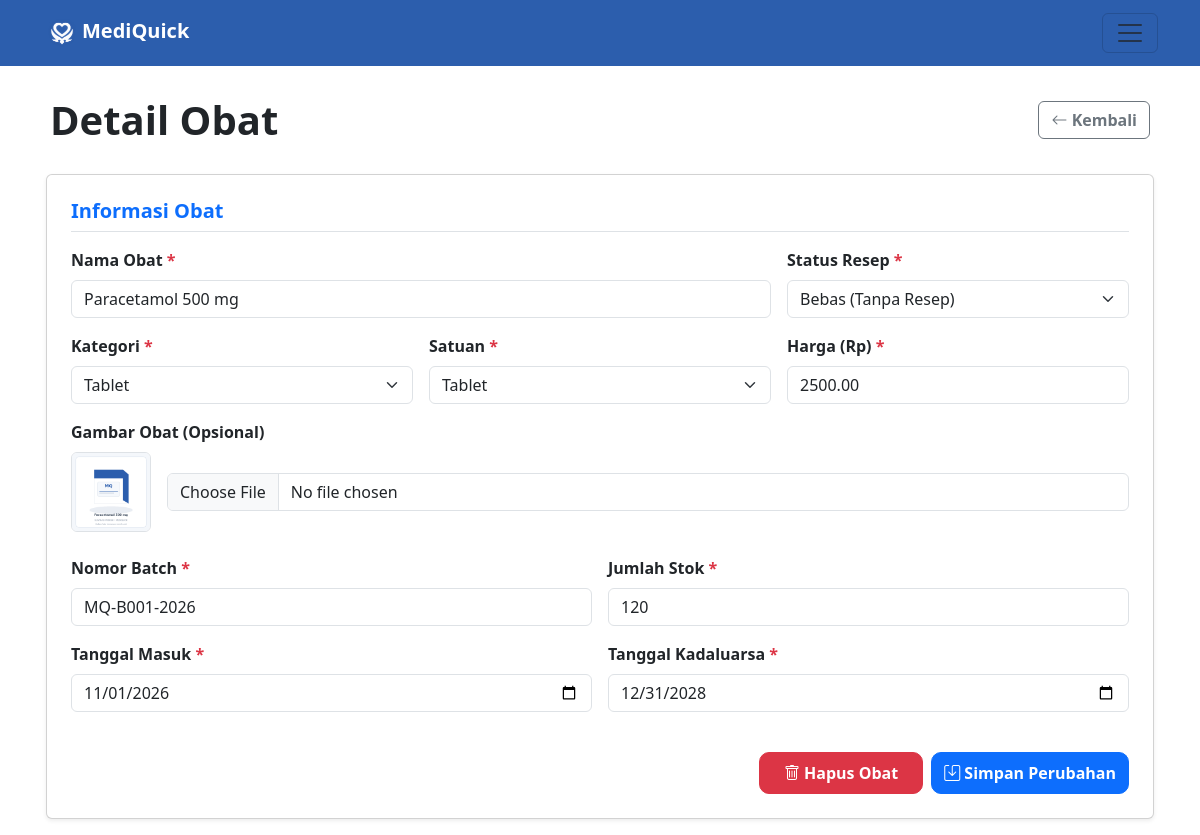
The page /dashboard/apoteker/detail_obat.php?id=25&batch=MQ-B001-2026 (signed in) on the database its author committed.
### tables this page shows
CREATE TABLE `stok_obat` (
  `id_stok` int(11) NOT NULL,
  `id_obat` int(11) NOT NULL,
  `batch` varchar(50) NOT NULL,
  `jumlah_stok` int(11) NOT NULL DEFAULT 0,
  `tanggal_masuk` date NOT NULL,
  `tanggal_kadaluarsa` date NOT NULL
);

CREATE TABLE `obat` (
  `id_obat` int(11) NOT NULL,
  `nama_obat` varchar(150) NOT NULL,
  `kategori` varchar(50) NOT NULL,
  `satuan` varchar(30) NOT NULL,
  `harga` decimal(12,2) NOT NULL,
  `butuh_resep` tinyint(1) DEFAULT 0,
  `gambar_obat` varchar(255) DEFAULT NULL
);

### dashboard/apoteker/detail_obat.php (the view, shortened to what this page needs)
<?php
include __DIR__ . "/../../config/connect.php";
$idobat    = $_GET['id'] ?? '';
$batchobat = $_GET['batch'] ?? '';
$sql_detail = "SELECT o.id_obat, o.nama_obat, o.kategori, o.satuan, o.harga, o.butuh_resep, o.gambar_obat,
                      s.id_stok, s.batch, s.jumlah_stok, s.tanggal_masuk, s.tanggal_kadaluarsa
               FROM obat o
               JOIN stok_obat s ON o.id_obat = s.id_obat
               WHERE o.id_obat = ? AND s.batch = ?";
$stmt_detail = mysqli_prepare($conn, $sql_detail);
mysqli_stmt_bind_param($stmt_detail, "is", $idobat, $batchobat);
mysqli_stmt_execute($stmt_detail);
$result_detail = mysqli_stmt_get_result($stmt_detail);
$data          = mysqli_fetch_assoc($result_detail);
$daftar_kategori = [];
$query_kategori = mysqli_prepare($conn, "SELECT DISTINCT kategori FROM obat WHERE kategori != '' ORDER BY kategori ASC");
mysqli_stmt_execute($query_kategori);
$result_kategori = mysqli_stmt_get_result($query_kategori);
while ($row_kategori = mysqli_fetch_assoc($result_kategori)) {
    $daftar_kategori[] = $row_kategori['kategori'];
}
$daftar_kategori = array_unique($daftar_kategori);
$daftar_satuan = [];
$query_satuan = mysqli_prepare($conn, "SELECT DISTINCT satuan FROM obat WHERE satuan != '' ORDER BY satuan ASC");
mysqli_stmt_execute($query_satuan);
$result_satuan = mysqli_stmt_get_result($query_satuan);
while ($row_satuan = mysqli_fetch_assoc($result_satuan)) {
    $daftar_satuan[] = $row_satuan['satuan'];
}
$daftar_satuan = array_unique($daftar_satuan);
?>
<!DOCTYPE html>
<html lang="id">
<head>
    <link href="https://cdn.jsdelivr.net/npm/bootstrap@5.3.8/dist/css/bootstrap.min.css" rel="stylesheet"
>
    <link rel="stylesheet" href="https://cdn.jsdelivr.net/npm/bootstrap-icons@1.13.1/font/bootstrap-icons.min.css">
</head>
<body>
    <nav class="navbar" style="background-color: #2C5EAD;">
        <div class="container">
            <a class="navbar-brand fw-bold text-white" href="dashboard_apoteker.php"><img src="../../asset/img/logo.png" alt="logo" width="40" height="40">MediQuick</a>
            <button class="navbar-toggler"
                type="button"
                data-bs-toggle="offcanvas"
                data-bs-target="#offcanvasNavbar"
                aria-controls="offcanvasNavbar"
                aria-label="Toggle navigation">
                <span class="navbar-toggler-icon"></span>
            </button>
        </div>
    </nav>
    <div class="container p-2">
        <div class="container-fluid d-flex justify-content-between align-items-center" style="margin: 10px 0px; padding: 12px 12px;">
            <h1 class="fw-bold mb-0 fs-1">Detail Obat</h1>
            <a href="inventory.php" class="btn btn-outline-secondary fw-semibold">
                <i class="bi bi-arrow-left"></i> Kembali
            </a>
        </div>
        <div class="container-fluid p-2">
            <div class="row g-3 px-2">
                <div class="card p-4 shadow-sm">
                    <form method="POST" action="proses/update_deleteobat.php" enctype="multipart/form-data">
                        <h5 class="fw-bold mb-3 text-primary border-bottom pb-2">Informasi Obat</h5>
                        <div class="row g-3 mb-4">
                            <div class="col-md-8">
                                <label class="form-label fw-semibold">Nama Obat <span class="text-danger">*</span></label>
                                <input type="text" name="nama_obat" class="form-control" value="<?= htmlspecialchars($data['nama_obat']); ?>" required>
                            </div>
                            <div class="col-md-4">
                                <label class="form-label fw-semibold">Status Resep <span class="text-danger">*</span></label>
                                <select name="butuh_resep" class="form-select" required>
                                    <option value="0" <?= ($data['butuh_resep'] == 0) ? 'selected' : ''; ?>>Bebas (Tanpa Resep)</option>
                                </select>
                            </div>
                            <div class="col-md-4">
                                <label class="form-label fw-semibold">Kategori <span class="text-danger">*</span></label>
                                <select name="kategori" class="form-select" required>
                                    <?php foreach ($daftar_kategori as $kat) { ?>
                                        <option value="<?= htmlspecialchars($kat); ?>" <?= ($data['kategori'] == $kat) ? 'selected' : ''; ?>>
                                            <?= htmlspecialchars($kat); ?>
                                        </option>
                                    <?php } ?>
                                </select>
                            </div>
                            <div class="col-md-4">
                                <label class="form-label fw-semibold">Satuan <span class="text-danger">*</span></label>
                                <select name="satuan" class="form-select" required>
                                    <?php foreach ($daftar_satuan as $sat) { ?>
                                        <option value="<?= htmlspecialchars($sat); ?>" <?= ($data['satuan'] == $sat) ? 'selected' : ''; ?>>
                                            <?= htmlspecialchars($sat); ?>
                                        </option>
                                    <?php } ?>
                                </select>
                            </div>
                            <div class="col-md-4">
                                <label class="form-label fw-semibold">Harga (Rp) <span class="text-danger">*</span></label>
                                <input type="number" step="100" name="harga" class="form-control" value="<?= htmlspecialchars($data['harga']); ?>" min="0" required>
                            </div>
                            <div class="col-md-12">
                                <label class="form-label fw-semibold">Gambar Obat (Opsional) </label>
                                <div class="d-flex align-items-center gap-3">
                                    <?php if (!empty($data['gambar_obat'])) { ?>
                                        <img src="../../asset/uploads/obat/<?= htmlspecialchars($data['gambar_obat']); ?>"
                                            alt="<?= htmlspecialchars($data['nama_obat']); ?>"
                                            class="rounded border" style="height: 80px; width: 80px; object-fit: cover;">
                                    <?php } ?>
                                    <input type="file" name="gambar_obat" class="form-control" accept="image/*">
                                </div>
                            </div>
                        </div>
                        <div class="row g-3 mb-4">
                            <div class="col-md-6">
                                <label class="form-label fw-semibold">Nomor Batch <span class="text-danger">*</span></label>
                                <input type="text" name="batch" class="form-control" value="<?= htmlspecialchars($data['batch']); ?>" required>
                            </div>
                            <div class="col-md-6">
                                <label class="form-label fw-semibold">Jumlah Stok <span class="text-danger">*</span></label>
                                <input type="number" name="jumlah_stok" class="form-control" value="<?= htmlspecialchars($data['jumlah_stok']); ?>" min="0" required>
                            </div>
                            <div class="col-md-6">
                                <label class="form-label fw-semibold">Tanggal Masuk <span class="text-danger">*</span></label>
                                <input type="date" name="tanggal_masuk" class="form-control" value="<?= htmlspecialchars($data['tanggal_masuk']); ?>" required>
                            </div>
                            <div class="col-md-6">
                                <label class="form-label fw-semibold">Tanggal Kadaluarsa <span class="text-danger">*</span></label>
                                <input type="date" name="tanggal_kadaluarsa" class="form-control" value="<?= htmlspecialchars($data['tanggal_kadaluarsa']); ?>" required>
                            </div>
                        </div>
                        <div class="d-flex justify-content-end align-items-center gap-2 pt-3">
                            <button type="submit" name="hapus" class="btn btn-danger fw-bold px-4 py-2" style="border-radius: 10px;"
                                onclick="return confirm('Apakah Anda yakin ingin menghapus data obat? Tindakan ini tidak dapat dibatalkan.')">
                                <i class="bi bi-trash"></i> Hapus Obat
                            </button>
                            <button type="submit" name="update" class="btn btn-primary fw-bold py-2" style="border-radius: 10px;">
                                <i class="bi bi-save"></i> Simpan Perubahan
                            </button>
                        </div>
                    </form>
                </div>
            </div>
        </div>
    </div>
</body>
</html>

### rows shown on the page
stok_obat: nama_obat "Paracetamol 500 mg", harga "2500.00", id_obat.gambar_obat (picture), batch "MQ-B001-2026", jumlah_stok "120", tanggal_masuk "11/01/2026", tanggal_kadaluarsa "12/31/2028"
obat: butuh_resep "Bebas (Tanpa Resep)", kategori "Tablet", satuan "Tablet"
